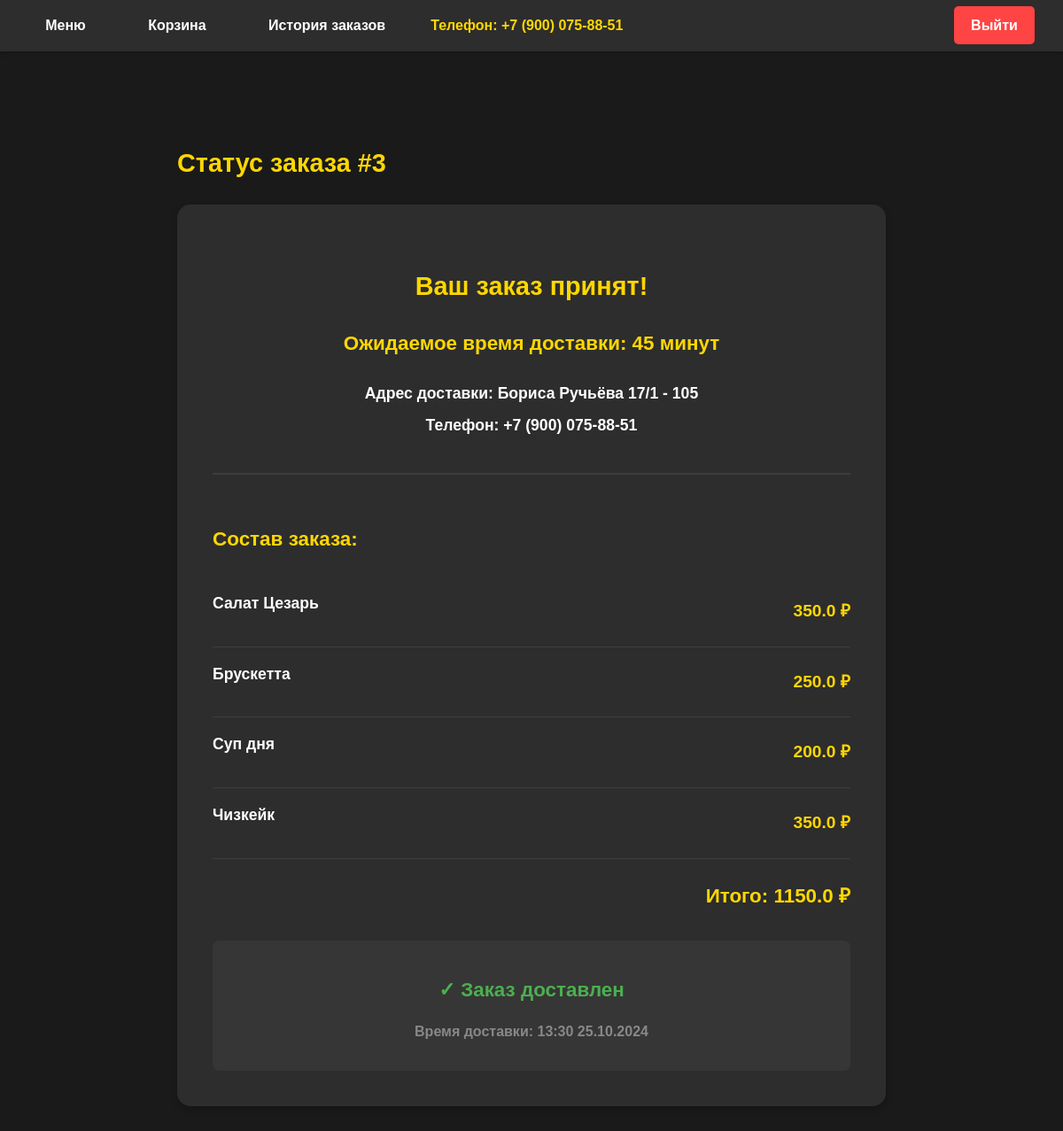
Screenshot of /order/6 (signed in) with the database file from the repository.
### models.py (models this page shows, shortened)
class User(db.Model):
    id = db.Column(db.Integer, primary_key=True)
    phone = db.Column(db.String(15), unique=True, nullable=False)
    address = db.Column(db.String(200))
    orders = db.relationship('Order', backref='user', lazy=True)
    @property
    def is_authenticated(self):
        return True

class OrderItem(db.Model):
    id = db.Column(db.Integer, primary_key=True)
    order_id = db.Column(db.Integer, db.ForeignKey('order.id'))
    dish_id = db.Column(db.Integer, db.ForeignKey('dish.id'))
    quantity = db.Column(db.Integer)
    price = db.Column(db.Float)

class Dish(db.Model):
    id = db.Column(db.Integer, primary_key=True)
    name = db.Column(db.String(100), nullable=False)
    description = db.Column(db.Text)
    price = db.Column(db.Float, nullable=False)
    image = db.Column(db.String(100))
    category_id = db.Column(db.Integer, db.ForeignKey('category.id'))
    order_items = db.relationship('OrderItem', backref='dish', lazy=True)

class Order(db.Model):
    id = db.Column(db.Integer, primary_key=True)
    user_id = db.Column(db.Integer, db.ForeignKey('user.id'))
    date = db.Column(db.DateTime, default=datetime.utcnow)
    total = db.Column(db.Float)
    delivered = db.Column(db.Boolean, default=False)
    delivery_time = db.Column(db.DateTime)
    items = db.relationship('OrderItem', backref='order', lazy=True)

### app.py (the view)
@app.route('/order/<int:order_id>')
@login_required
def order_status(order_id):
    order = Order.query.get_or_404(order_id)
    if order.user_id != current_user.id:
        flash('Доступ запрещен')
        return redirect(url_for('menu'))
    user_orders = Order.query.filter_by(user_id=current_user.id).order_by(Order.date.asc()).all()
    order_number = next((i for i, o in enumerate(user_orders, 1) if o.id == order_id), None)
    return render_template('order_status.html', order=order, order_number=order_number)

### app.py (called while the page is built)
@login_manager.user_loader
def load_user(user_id):
    return User.query.get(int(user_id))

### templates/order_status.html
{% extends "base.html" %}
{% block content %}
<div class="order-status">
    <h2>Статус заказа #{{ order_number }}</h2>
    <div class="status-card">
        <div class="status-info">
            <h3>Ваш заказ принят!</h3>
            <p class="delivery-time">Ожидаемое время доставки: 45 минут</p>
            <p class="address">Адрес доставки: {{ order.user.address }}</p>
            <p class="phone">Телефон: {{ order.user.phone }}</p>
        </div>
        <div class="order-details">
            <h3>Состав заказа:</h3>
            <ul class="order-items">
                {% for item in order.items %}
                <li class="order-item">
                    <span class="item-name">{{ item.dish.name }}</span>
                    <span class="item-price">{{ item.price }} ₽</span>
                </li>
                {% endfor %}
            </ul>
            <p class="total">Итого: {{ order.total }} ₽</p>
        </div>
        {% if not order.delivered %}
        <form method="POST" action="{{ url_for('confirm_delivery', order_id=order.id) }}" class="delivery-form">
            <button type="submit" class="confirm-delivery-btn">Подтвердить получение</button>
        </form>
        {% else %}
        <div class="delivered-status">
            <p class="delivered-check">✓ Заказ доставлен</p>
            <p class="delivery-time-stamp">Время доставки: {{ order.delivery_time.strftime('%H:%M %d.%m.%Y') }}</p>
        </div>
        {% endif %}
    </div>
</div>
{% endblock %}

### templates/base.html (shortened to what this page needs)
<!DOCTYPE html>
<html>
<head>
    <link rel="stylesheet" href="{{ url_for('static', filename='css/style.css') }}">
</head>
<body>
    <nav>
        <ul>
            <li><a href="{{ url_for('menu') }}">Меню</a></li>
            {% if current_user.is_authenticated %}
                <li><a href="{{ url_for('cart') }}">Корзина</a></li>
                <li><a href="{{ url_for('order_history') }}">История заказов</a></li>
                <li>Телефон: {{ current_user.phone }}</li>
                <li><a href="{{ url_for('logout') }}">Выйти</a></li>
            {% else %}
                <li><a href="{{ url_for('login') }}">Войти</a></li>
            {% endif %}
        </ul>
    </nav>
    {% block content %}{% endblock %}
</body>
</html>

### static/css/style.css (style rules this page uses)
body { margin: 0; padding: 0; font-family: 'Arial', sans-serif; background-color: #1a1a1a; color: #ffffff; line-height: 1.6; }
nav { background-color: #2d2d2d; padding: 1rem; box-shadow: 0 2px 5px rgba(0,0,0,0.2); position: sticky; top: 0; z-index: 1000; }
nav ul { list-style: none; display: flex; justify-content: space-around; align-items: center; max-width: 1200px; margin: 0 auto; padding: 0; }
nav li { margin: 0 1rem; }
nav a { color: #ffffff; text-decoration: none; font-weight: bold; padding: 0.8rem 1.2rem; border-radius: 5px; transition: all 0.3s ease; }
nav li:last-child { margin-left: auto; }
nav li:nth-last-child(2) { color: #ffd700; font-weight: bold; }
nav a[href*="logout"] { background-color: #ff4444; color: white; }
.item-price { color: #ffd700; font-weight: bold; font-size: 1.2rem; margin: 0.5rem 0; }
.order-status { max-width: 800px; margin: 3rem auto; padding: 2rem; }
.status-card { background-color: #2d2d2d; border-radius: 15px; padding: 2.5rem; box-shadow: 0 4px 8px rgba(0,0,0,0.2); }
.status-info { margin-bottom: 2.5rem; text-align: center; }
.status-info h3 { color: #ffd700; font-size: 1.8rem; margin-bottom: 1.5rem; }
.delivery-time { color: #ffd700; font-size: 1.4rem; margin: 1.5rem 0; font-weight: bold; }
.address, .phone { color: #ffffff; font-size: 1.1rem; margin: 0.5rem 0; }
.order-details { border-top: 2px solid #3d3d3d; padding-top: 2rem; margin-top: 2rem; }
.order-details h3 { color: #ffd700; margin-bottom: 1.5rem; }
.order-items { list-style: none; padding: 0; }
.order-item { display: flex; justify-content: space-between; padding: 1rem 0; border-bottom: 1px solid #3d3d3d; }
.item-name { color: #ffffff; font-size: 1.1rem; }
.item-price { color: #ffd700; font-weight: bold; }
.total { text-align: right; color: #ffd700; font-size: 1.4rem; font-weight: bold; margin-top: 1.5rem; }
.delivered-status { text-align: center; margin-top: 2rem; padding: 1rem; background-color: #363636; border-radius: 8px; }
.delivered-check { color: #4CAF50; font-size: 1.4rem; font-weight: bold; margin-bottom: 0.5rem; }
.delivery-time-stamp { color: #888; font-size: 1rem; }
.order-status { color: #ffd700; font-weight: bold; font-size: 1.2rem; }

### rows the page displays
User: phone "+7 (900) 075-88-51", user.address "Бориса Ручьёва 17/1 - 105", user.phone "+7 (900) 075-88-51"
OrderItem: dish.name "Салат Цезарь", price "350.0"
OrderItem: dish.name "Брускетта", price "250.0"
OrderItem: dish.name "Суп дня", price "200.0"
OrderItem: dish.name "Чизкейк", price "350.0"
Order: total "1150.0", delivery_time "13:30 25.10.2024"

### other values shown
{{ order_number }} "3"
